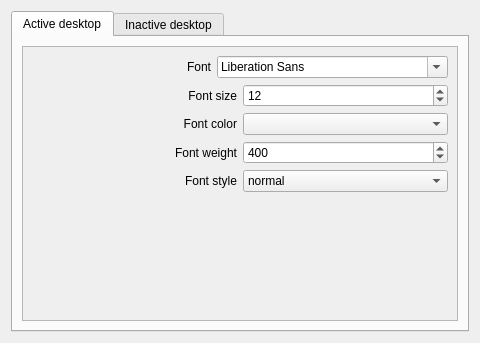
<?xml version="1.0" encoding="UTF-8"?>
<ui version="4.0">
 <class>AppearanceWidget</class>
 <widget class="QWidget" name="AppearanceWidget">
  <property name="geometry">
   <rect>
    <x>0</x>
    <y>0</y>
    <width>480</width>
    <height>343</height>
   </rect>
  </property>
  <property name="minimumSize">
   <size>
    <width>480</width>
    <height>320</height>
   </size>
  </property>
  <property name="windowTitle">
   <string notr="true">Apearance</string>
  </property>
  <layout class="QGridLayout" name="gridLayout">
   <item row="0" column="0">
    <widget class="QTabWidget" name="tabWidget">
     <property name="currentIndex">
      <number>0</number>
     </property>
     <widget class="QWidget" name="tab_active">
      <attribute name="title">
       <string>Active desktop</string>
      </attribute>
      <layout class="QGridLayout" name="gridLayout_2">
       <item row="0" column="0">
        <widget class="QScrollArea" name="scrollArea_active">
         <property name="widgetResizable">
          <bool>true</bool>
         </property>
         <widget class="QWidget" name="scrollAreaWidgetContents_active">
          <property name="geometry">
           <rect>
            <x>0</x>
            <y>0</y>
            <width>448</width>
            <height>289</height>
           </rect>
          </property>
          <layout class="QVBoxLayout" name="verticalLayout">
           <item>
            <layout class="QHBoxLayout" name="layout_fontActive">
             <item>
              <widget class="QLabel" name="label_fontActive">
               <property name="text">
                <string>Font</string>
               </property>
               <property name="alignment">
                <set>Qt::AlignRight|Qt::AlignTrailing|Qt::AlignVCenter</set>
               </property>
              </widget>
             </item>
             <item>
              <widget class="QFontComboBox" name="fontComboBox_fontActive"/>
             </item>
            </layout>
           </item>
           <item>
            <layout class="QHBoxLayout" name="layout_fontSizeActive">
             <item>
              <widget class="QLabel" name="label_fontSizeActive">
               <property name="text">
                <string>Font size</string>
               </property>
               <property name="alignment">
                <set>Qt::AlignRight|Qt::AlignTrailing|Qt::AlignVCenter</set>
               </property>
              </widget>
             </item>
             <item>
              <widget class="QSpinBox" name="spinBox_fontSizeActive">
               <property name="minimum">
                <number>7</number>
               </property>
               <property name="maximum">
                <number>48</number>
               </property>
               <property name="value">
                <number>12</number>
               </property>
              </widget>
             </item>
            </layout>
           </item>
           <item>
            <layout class="QHBoxLayout" name="layout_fontColorActive">
             <item>
              <widget class="QLabel" name="label_fontColorActive">
               <property name="text">
                <string>Font color</string>
               </property>
               <property name="alignment">
                <set>Qt::AlignRight|Qt::AlignTrailing|Qt::AlignVCenter</set>
               </property>
              </widget>
             </item>
             <item>
              <widget class="KColorCombo" name="kcolorcombo_fontColorActive"/>
             </item>
            </layout>
           </item>
           <item>
            <layout class="QHBoxLayout" name="layout_fontWeightActive">
             <item>
              <widget class="QLabel" name="label_fontWeightActive">
               <property name="text">
                <string>Font weight</string>
               </property>
               <property name="alignment">
                <set>Qt::AlignRight|Qt::AlignTrailing|Qt::AlignVCenter</set>
               </property>
              </widget>
             </item>
             <item>
              <widget class="QSpinBox" name="spinBox_fontWeightActive">
               <property name="minimum">
                <number>100</number>
               </property>
               <property name="maximum">
                <number>900</number>
               </property>
               <property name="singleStep">
                <number>100</number>
               </property>
               <property name="value">
                <number>400</number>
               </property>
              </widget>
             </item>
            </layout>
           </item>
           <item>
            <layout class="QHBoxLayout" name="layout_fontStyleActive">
             <item>
              <widget class="QLabel" name="label_fontStyleActive">
               <property name="text">
                <string>Font style</string>
               </property>
               <property name="alignment">
                <set>Qt::AlignRight|Qt::AlignTrailing|Qt::AlignVCenter</set>
               </property>
              </widget>
             </item>
             <item>
              <widget class="QComboBox" name="comboBox_fontStyleActive">
               <item>
                <property name="text">
                 <string notr="true">normal</string>
                </property>
               </item>
               <item>
                <property name="text">
                 <string notr="true">italic</string>
                </property>
               </item>
              </widget>
             </item>
            </layout>
           </item>
           <item>
            <spacer name="verticalSpacer_active">
             <property name="orientation">
              <enum>Qt::Vertical</enum>
             </property>
             <property name="sizeHint" stdset="0">
              <size>
               <width>20</width>
               <height>119</height>
              </size>
             </property>
            </spacer>
           </item>
          </layout>
         </widget>
        </widget>
       </item>
      </layout>
     </widget>
     <widget class="QWidget" name="tab_inactive">
      <attribute name="title">
       <string>Inactive desktop</string>
      </attribute>
      <layout class="QGridLayout" name="gridLayout_3">
       <item row="0" column="0">
        <widget class="QScrollArea" name="scrollArea_inactive">
         <property name="widgetResizable">
          <bool>true</bool>
         </property>
         <widget class="QWidget" name="scrollAreaWidgetContents_inactive">
          <property name="geometry">
           <rect>
            <x>0</x>
            <y>0</y>
            <width>448</width>
            <height>289</height>
           </rect>
          </property>
          <layout class="QVBoxLayout" name="verticalLayout_2">
           <item>
            <layout class="QHBoxLayout" name="layout_fontInactive">
             <item>
              <widget class="QLabel" name="label_fontInactive">
               <property name="text">
                <string>Font</string>
               </property>
               <property name="alignment">
                <set>Qt::AlignRight|Qt::AlignTrailing|Qt::AlignVCenter</set>
               </property>
              </widget>
             </item>
             <item>
              <widget class="QFontComboBox" name="fontComboBox_fontInactive"/>
             </item>
            </layout>
           </item>
           <item>
            <layout class="QHBoxLayout" name="layout_fontSizeInactive">
             <item>
              <widget class="QLabel" name="label_fontSizeInactive">
               <property name="text">
                <string>Font size</string>
               </property>
               <property name="alignment">
                <set>Qt::AlignRight|Qt::AlignTrailing|Qt::AlignVCenter</set>
               </property>
              </widget>
             </item>
             <item>
              <widget class="QSpinBox" name="spinBox_fontSizeInactive">
               <property name="minimum">
                <number>7</number>
               </property>
               <property name="maximum">
                <number>48</number>
               </property>
               <property name="value">
                <number>12</number>
               </property>
              </widget>
             </item>
            </layout>
           </item>
           <item>
            <layout class="QHBoxLayout" name="layout_fontColorInactive">
             <item>
              <widget class="QLabel" name="label_fontColorInactive">
               <property name="text">
                <string>Font color</string>
               </property>
               <property name="alignment">
                <set>Qt::AlignRight|Qt::AlignTrailing|Qt::AlignVCenter</set>
               </property>
              </widget>
             </item>
             <item>
              <widget class="KColorCombo" name="kcolorcombo_fontColorInactive"/>
             </item>
            </layout>
           </item>
           <item>
            <layout class="QHBoxLayout" name="layout_fontWeightInactive">
             <item>
              <widget class="QLabel" name="label_fontWeightInactive">
               <property name="text">
                <string>Font weight</string>
               </property>
               <property name="alignment">
                <set>Qt::AlignRight|Qt::AlignTrailing|Qt::AlignVCenter</set>
               </property>
              </widget>
             </item>
             <item>
              <widget class="QSpinBox" name="spinBox_fontWeightInactive">
               <property name="minimum">
                <number>100</number>
               </property>
               <property name="maximum">
                <number>900</number>
               </property>
               <property name="singleStep">
                <number>100</number>
               </property>
               <property name="value">
                <number>400</number>
               </property>
              </widget>
             </item>
            </layout>
           </item>
           <item>
            <layout class="QHBoxLayout" name="layout_fontStyleInactive">
             <item>
              <widget class="QLabel" name="label_fontStyleInactive">
               <property name="text">
                <string>Font style</string>
               </property>
               <property name="alignment">
                <set>Qt::AlignRight|Qt::AlignTrailing|Qt::AlignVCenter</set>
               </property>
              </widget>
             </item>
             <item>
              <widget class="QComboBox" name="comboBox_fontStyleInactive">
               <item>
                <property name="text">
                 <string notr="true">normal</string>
                </property>
               </item>
               <item>
                <property name="text">
                 <string notr="true">italic</string>
                </property>
               </item>
              </widget>
             </item>
            </layout>
           </item>
           <item>
            <spacer name="verticalSpacer_inactive">
             <property name="orientation">
              <enum>Qt::Vertical</enum>
             </property>
             <property name="sizeHint" stdset="0">
              <size>
               <width>20</width>
               <height>119</height>
              </size>
             </property>
            </spacer>
           </item>
          </layout>
         </widget>
        </widget>
       </item>
      </layout>
     </widget>
    </widget>
   </item>
  </layout>
 </widget>
 <customwidgets>
  <customwidget>
   <class>KColorCombo</class>
   <extends>QComboBox</extends>
   <header>kcolorcombo.h</header>
  </customwidget>
 </customwidgets>
 <resources/>
 <connections/>
</ui>
